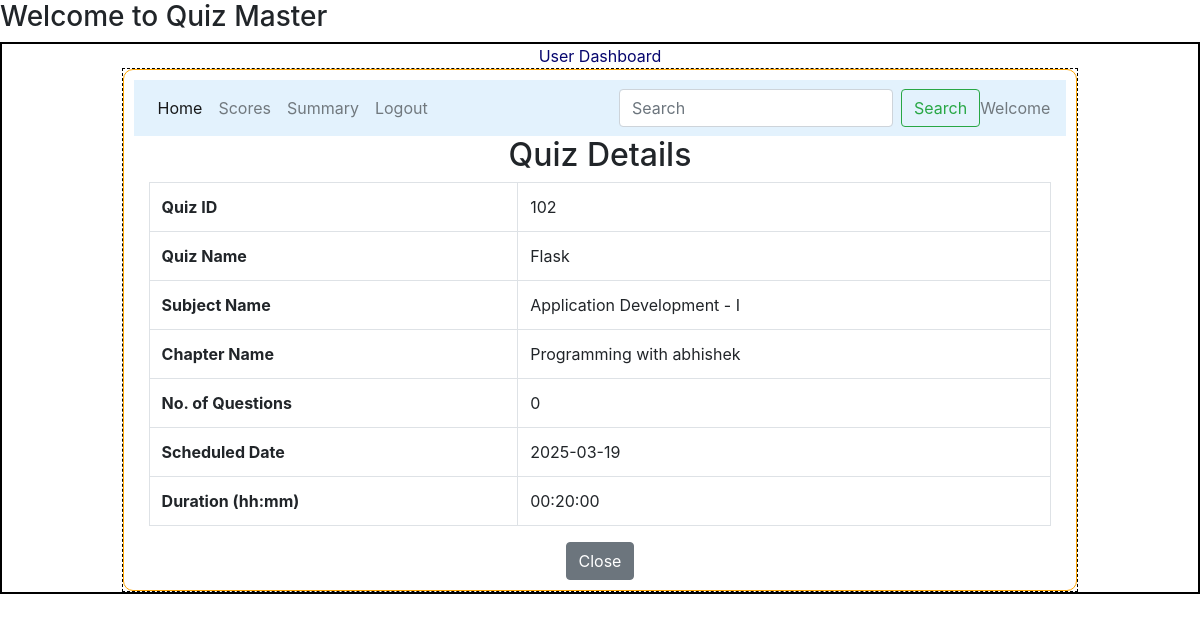
/view_quiz/102, run on an earlier commit of the app's database.
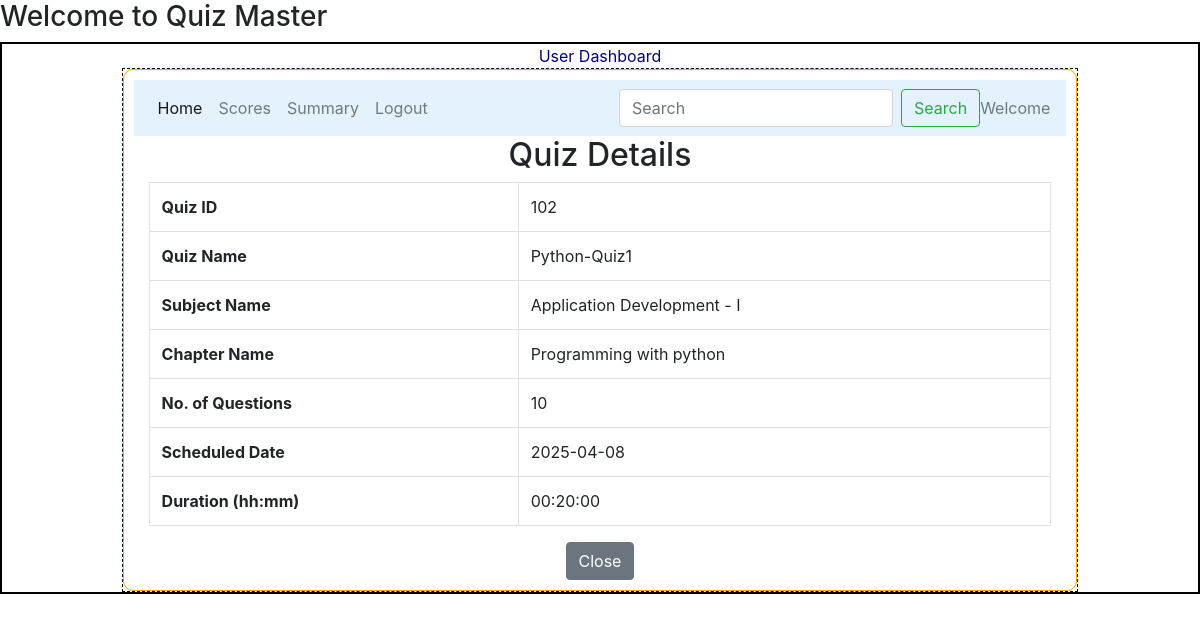
And on a later commit of the database.
### models/model1.py (models this page shows)
class Quiz(db.Model):
    __tablename__="quiz"
    id=db.Column(db.Integer,primary_key=True,autoincrement=True)
    chapter_id=db.Column(db.Integer,db.ForeignKey("chapter.id"),nullable=False)
    quiz_name=db.Column(db.String,nullable=False)
    date_of_quiz=db.Column(db.Date,nullable=False)
    time_duration=db.Column(db.Time,nullable=False)
    remarks=db.Column(db.String,nullable=False)
    questions=db.relationship("Questions",cascade="all,delete",backref="quiz",lazy=True)

class Chapter(db.Model):
    __tablename__="chapter"
    id=db.Column(db.Integer,primary_key=True)
    name=db.Column(db.String,nullable=False)
    description=db.Column(db.String,nullable=False)
    subject_id = db.Column(db.Integer, db.ForeignKey("subject.id"), nullable=False)
    quizes=db.relationship("Quiz",cascade="all,delete",backref="chapter",lazy=True)

### controllers/routes.py (the view)
@app.route('/view_quiz/<int:quiz_id>')
def view_quiz(quiz_id):
    quiz=Quiz.query.get_or_404(quiz_id)
    user_id=session.get("user_id")
    return render_template('view_quiz.html',quiz=quiz,quiz_id=quiz_id,user_id=user_id)

### templates/view_quiz.html
{% extends "user_layout.html" %}
{% block content %}
<div class="container">
    <h2 class="text-center">Quiz Details</h2>
    <table class="table table-bordered">
        <tr>
            <th>Quiz ID</th>
            <td>{{ quiz.id }}</td>
        </tr>
        <tr>
            <th>Quiz Name</th>
            <td>{{ quiz.quiz_name }}</td>
        </tr>
        <tr>
            <th>Subject Name</th>
            <td>{{ quiz.chapter.subject.name }}</td>
        </tr>
        <tr>
            <th>Chapter Name</th>
            <td>{{ quiz.chapter.name }}</td>
        </tr>
        <tr>
            <th>No. of Questions</th>
            <td>{{ quiz.questions|length }}</td>
        </tr>
        <tr>
            <th>Scheduled Date</th>
            <td>{{ quiz.date_of_quiz }}</td>
        </tr>
        <tr>
            <th>Duration (hh:mm)</th>
            <td>{{ quiz.time_duration }}</td>
        </tr>
    </table>
    <div class="text-center">
        <a href="{{ url_for('user_dashboard') }}" class="btn btn-secondary">Close</a>
    </div>
</div>
{% endblock %}

What changed in the data, as far as the page shows it:
changed Quiz id 102: quiz_name "Flask" → "Python-Quiz1"; date_of_quiz "2025-03-19" → "2025-04-08"
changed Chapter: chapter.name "Programming with abhishek" → "Programming with python"
Also different on the page:
{{ quiz.questions|length }}: "0" → "10"
